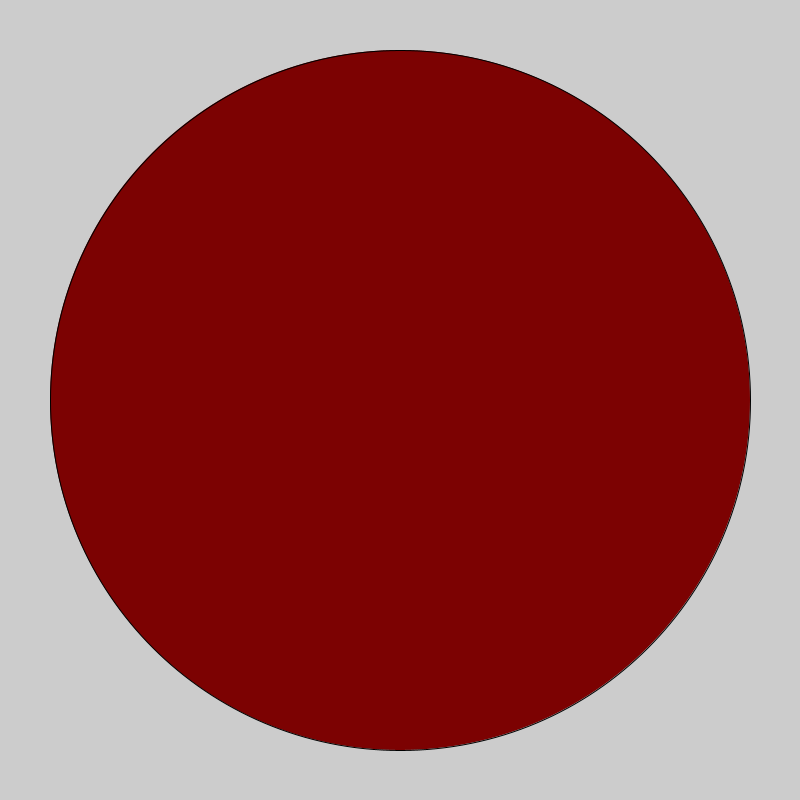
Frame 1 (no input)
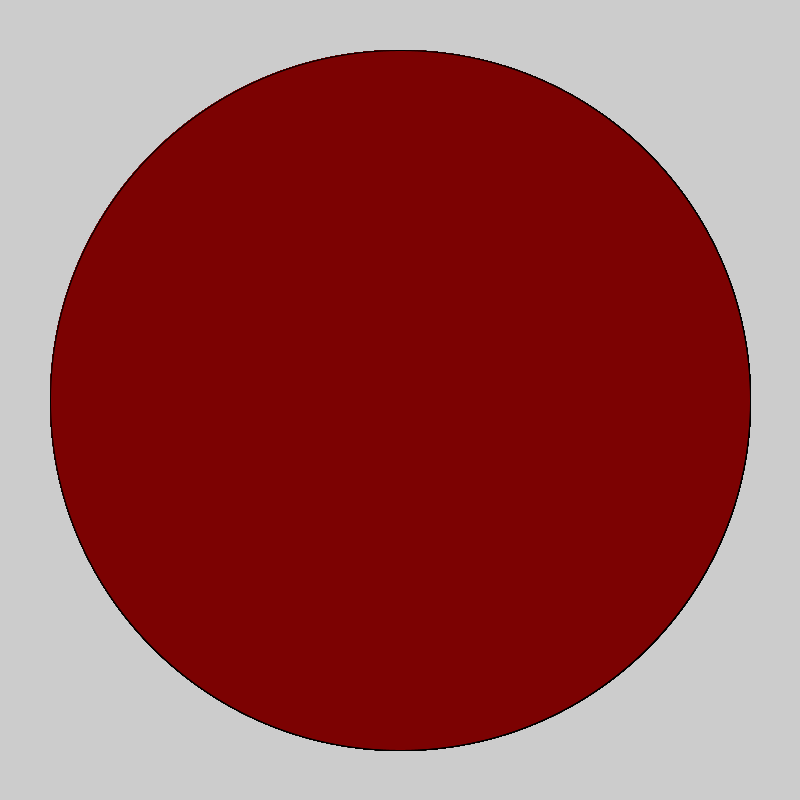
Frame 60 (the mouse pressed at the canvas centre just before this capture)
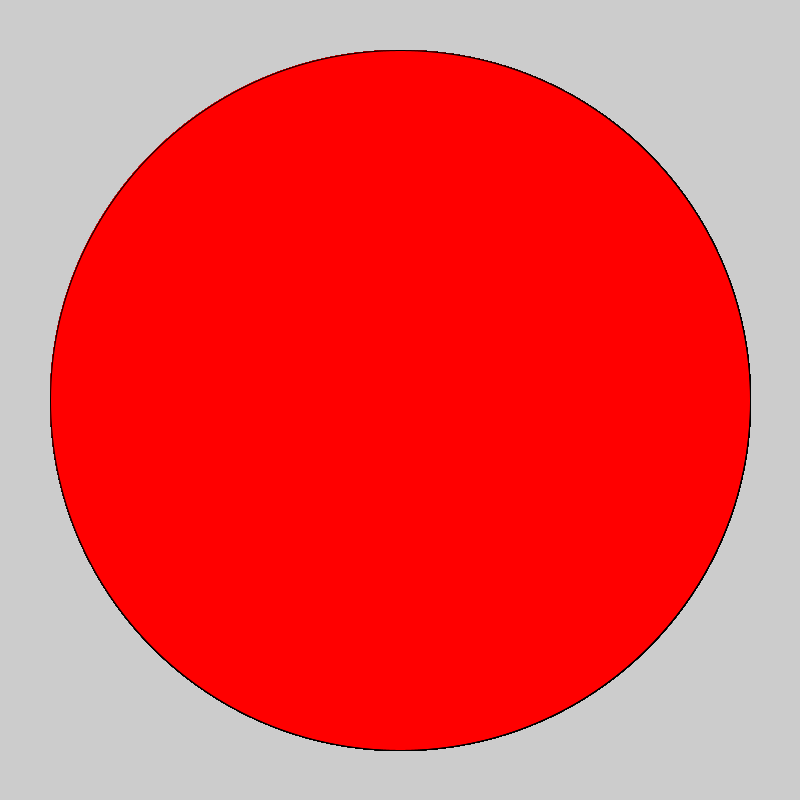
Frame 120 (the mouse held since frame 60 and released just before this capture)

The Processing sketch that drew these frames (run headless with seeded random() and noise(); from frame 60 on, the mouse is pressed at the canvas centre):

// Processing sketch: Logical Dot
// ── Logical Dot.pde
void setup() {
  size(800,800);
}
void draw() {
  if(mousePressed){
    fill(255,0,0);
  }
  else{
  fill(124,2,2);
  }
  ellipse(400,400,700,700);
   
}
